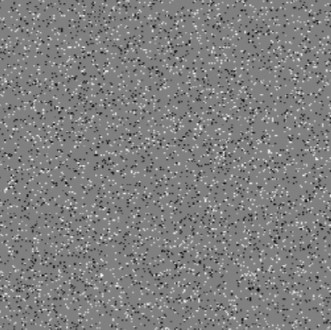
#> input picture Papper_And_Salt/Salt_pepper.bmp, 331 x 330 px
$ python salt_pepper.py
#> lines starting #> are read from the running program, lines starting #| are printed output that depends on the picture
#> the answer given: Salt_pepper.bmp
#> further down, src_image is the input picture: shape (330, 331); min 4, max 255, mean 127.6
from numba import cuda
import numpy as np
import cv2
import math
import time

# Добавляем шум "соль и перец"
def add_salt_and_pepper_noise(image, salt_prob, pepper_prob):
    """Добавляет шум 'соль и перец' к изображению."""
#> called with salt_prob = 0.05, pepper_prob = 0.05
    noisy_image = np.copy(image)
    total_pixels = image.size
#> total_pixels = 109230

    # Добавляем белые пиксели (соль)
    num_salt = np.ceil(salt_prob * total_pixels).astype(int)
#> num_salt = 5462
    coords = [np.random.randint(0, i - 1, num_salt) for i in image.shape]
    noisy_image[coords[0], coords[1]] = 255

    # Добавляем черные пиксели (перец)
    num_pepper = np.ceil(pepper_prob * total_pixels).astype(int)
#> num_pepper = 5462
    coords = [np.random.randint(0, i - 1, num_pepper) for i in image.shape]
    noisy_image[coords[0], coords[1]] = 0
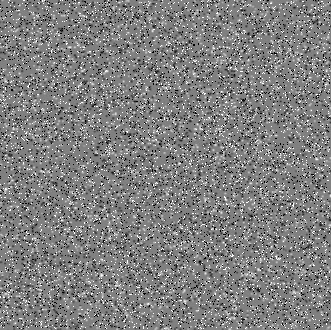
#> noisy_image: shape (330, 331); min 0, max 255, mean 127.3

    return noisy_image

# CUDA-ядро для медианного фильтра
@cuda.jit
def median_filter_gpu(input_image, output_image, width, height):
    """CUDA-ядро для применения медианного фильтра 3x3."""
    x, y = cuda.grid(2)

    if x < 1 or y < 1 or x >= width - 1 or y >= height - 1:
        return  # Пропускаем границы изображения

    # Создаем массив для хранения 9 пикселей окна 3x3
    window = cuda.local.array(9, dtype=np.float32)
    idx = 0
    for j in range(-1, 2):
        for i in range(-1, 2):
            window[idx] = input_image[y + j, x + i]
            idx += 1

    # Применяем сортировку пузырьком
    for i in range(9):
        for j in range(i + 1, 9):
            if window[i] > window[j]:
                temp = window[i]
                window[i] = window[j]
                window[j] = temp

    # Устанавливаем медианное значение
    output_image[y, x] = window[4]

# Основная функция для фильтрации
def apply_median_filter(input_image):
    """Применяет медианный фильтр с использованием CUDA."""
    height, width = input_image.shape
#> height = 330; width = 331

    # Выделяем память для выходного изображения
    output_image = np.zeros((height, width), dtype=np.float32)

    # Копируем данные на устройство
#> (the run stopped early here; a loop or call above may not have finished)
